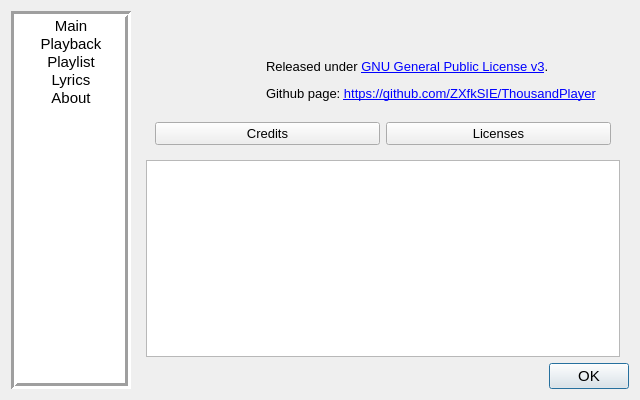
<?xml version="1.0" encoding="UTF-8"?>
<ui version="4.0">
 <class>TP_ConfigWindow</class>
 <widget class="QDialog" name="TP_ConfigWindow">
  <property name="geometry">
   <rect>
    <x>0</x>
    <y>0</y>
    <width>640</width>
    <height>400</height>
   </rect>
  </property>
  <property name="sizePolicy">
   <sizepolicy hsizetype="Fixed" vsizetype="Fixed">
    <horstretch>0</horstretch>
    <verstretch>0</verstretch>
   </sizepolicy>
  </property>
  <property name="minimumSize">
   <size>
    <width>640</width>
    <height>400</height>
   </size>
  </property>
  <property name="maximumSize">
   <size>
    <width>640</width>
    <height>400</height>
   </size>
  </property>
  <property name="font">
   <font>
    <pointsize>5</pointsize>
   </font>
  </property>
  <property name="windowTitle">
   <string>Config</string>
  </property>
  <layout class="QHBoxLayout" name="horizontalLayout">
   <item>
    <widget class="QListWidget" name="listWidget_Tab">
     <property name="sizePolicy">
      <sizepolicy hsizetype="Fixed" vsizetype="Expanding">
       <horstretch>0</horstretch>
       <verstretch>0</verstretch>
      </sizepolicy>
     </property>
     <property name="minimumSize">
      <size>
       <width>120</width>
       <height>0</height>
      </size>
     </property>
     <property name="maximumSize">
      <size>
       <width>120</width>
       <height>16777215</height>
      </size>
     </property>
     <property name="font">
      <font>
       <pointsize>11</pointsize>
      </font>
     </property>
     <property name="frameShape">
      <enum>QFrame::Box</enum>
     </property>
     <property name="frameShadow">
      <enum>QFrame::Sunken</enum>
     </property>
     <property name="lineWidth">
      <number>3</number>
     </property>
     <property name="verticalScrollBarPolicy">
      <enum>Qt::ScrollBarAlwaysOff</enum>
     </property>
     <property name="horizontalScrollBarPolicy">
      <enum>Qt::ScrollBarAlwaysOff</enum>
     </property>
     <property name="currentRow">
      <number>-1</number>
     </property>
     <item>
      <property name="text">
       <string>Main</string>
      </property>
      <property name="textAlignment">
       <set>AlignCenter</set>
      </property>
      <property name="flags">
       <set>ItemIsSelectable|ItemIsEnabled</set>
      </property>
     </item>
     <item>
      <property name="text">
       <string>Playback</string>
      </property>
      <property name="textAlignment">
       <set>AlignCenter</set>
      </property>
      <property name="flags">
       <set>ItemIsSelectable|ItemIsEnabled</set>
      </property>
     </item>
     <item>
      <property name="text">
       <string>Playlist</string>
      </property>
      <property name="textAlignment">
       <set>AlignCenter</set>
      </property>
      <property name="flags">
       <set>ItemIsSelectable|ItemIsEnabled</set>
      </property>
     </item>
     <item>
      <property name="text">
       <string>Lyrics</string>
      </property>
      <property name="textAlignment">
       <set>AlignCenter</set>
      </property>
      <property name="flags">
       <set>ItemIsSelectable|ItemIsEnabled</set>
      </property>
     </item>
     <item>
      <property name="text">
       <string>About</string>
      </property>
      <property name="textAlignment">
       <set>AlignCenter</set>
      </property>
      <property name="flags">
       <set>ItemIsSelectable|ItemIsEnabled</set>
      </property>
     </item>
    </widget>
   </item>
   <item>
    <widget class="QWidget" name="container_Right" native="true">
     <property name="minimumSize">
      <size>
       <width>50</width>
       <height>0</height>
      </size>
     </property>
     <layout class="QVBoxLayout" name="verticalLayout_8">
      <property name="leftMargin">
       <number>0</number>
      </property>
      <property name="topMargin">
       <number>0</number>
      </property>
      <property name="rightMargin">
       <number>0</number>
      </property>
      <property name="bottomMargin">
       <number>0</number>
      </property>
      <item>
       <widget class="QStackedWidget" name="stackedWidget">
        <property name="currentIndex">
         <number>4</number>
        </property>
        <widget class="QWidget" name="page_Main">
         <layout class="QVBoxLayout" name="verticalLayout_6">
          <property name="spacing">
           <number>12</number>
          </property>
          <item>
           <widget class="QWidget" name="container_XButtonSetting" native="true">
            <layout class="QHBoxLayout" name="horizontalLayout_10">
             <property name="leftMargin">
              <number>0</number>
             </property>
             <property name="topMargin">
              <number>0</number>
             </property>
             <property name="rightMargin">
              <number>0</number>
             </property>
             <property name="bottomMargin">
              <number>0</number>
             </property>
             <item>
              <widget class="QLabel" name="label_XButtonSetting">
               <property name="sizePolicy">
                <sizepolicy hsizetype="Preferred" vsizetype="Minimum">
                 <horstretch>0</horstretch>
                 <verstretch>0</verstretch>
                </sizepolicy>
               </property>
               <property name="font">
                <font>
                 <pointsize>10</pointsize>
                </font>
               </property>
               <property name="text">
                <string>When click the X button:</string>
               </property>
              </widget>
             </item>
             <item>
              <spacer name="horizontalSpacer">
               <property name="orientation">
                <enum>Qt::Horizontal</enum>
               </property>
               <property name="sizeHint" stdset="0">
                <size>
                 <width>40</width>
                 <height>20</height>
                </size>
               </property>
              </spacer>
             </item>
             <item>
              <widget class="QRadioButton" name="radioButton_ClickX_Quit">
               <property name="font">
                <font>
                 <pointsize>10</pointsize>
                </font>
               </property>
               <property name="text">
                <string>Quit the program</string>
               </property>
              </widget>
             </item>
             <item>
              <widget class="QRadioButton" name="radioButton_ClickX_MinimizeToTray">
               <property name="font">
                <font>
                 <pointsize>10</pointsize>
                </font>
               </property>
               <property name="text">
                <string>Minimize to system tray</string>
               </property>
              </widget>
             </item>
            </layout>
           </widget>
          </item>
          <item>
           <widget class="QGroupBox" name="groupBox_AudioInfoLabel">
            <property name="font">
             <font>
              <pointsize>11</pointsize>
             </font>
            </property>
            <property name="title">
             <string>Audio information label</string>
            </property>
            <layout class="QVBoxLayout" name="verticalLayout_7">
             <property name="leftMargin">
              <number>6</number>
             </property>
             <property name="topMargin">
              <number>6</number>
             </property>
             <property name="rightMargin">
              <number>0</number>
             </property>
             <property name="bottomMargin">
              <number>0</number>
             </property>
             <item>
              <widget class="QWidget" name="container_AudioInfoLabelFont" native="true">
               <layout class="QHBoxLayout" name="horizontalLayout_8">
                <property name="spacing">
                 <number>12</number>
                </property>
                <property name="topMargin">
                 <number>0</number>
                </property>
                <property name="bottomMargin">
                 <number>0</number>
                </property>
                <item>
                 <widget class="QLabel" name="label_CurrentAudioInfoLabelFont">
                  <property name="sizePolicy">
                   <sizepolicy hsizetype="Minimum" vsizetype="Preferred">
                    <horstretch>0</horstretch>
                    <verstretch>0</verstretch>
                   </sizepolicy>
                  </property>
                  <property name="font">
                   <font>
                    <pointsize>10</pointsize>
                   </font>
                  </property>
                  <property name="text">
                   <string>Current font:</string>
                  </property>
                  <property name="alignment">
                   <set>Qt::AlignLeading|Qt::AlignLeft|Qt::AlignVCenter</set>
                  </property>
                 </widget>
                </item>
                <item>
                 <widget class="QLabel" name="label_CurrentAudioInfoLabelFontExample">
                  <property name="sizePolicy">
                   <sizepolicy hsizetype="Expanding" vsizetype="Minimum">
                    <horstretch>0</horstretch>
                    <verstretch>0</verstretch>
                   </sizepolicy>
                  </property>
                  <property name="font">
                   <font>
                    <pointsize>10</pointsize>
                   </font>
                  </property>
                  <property name="text">
                   <string notr="true">Noto Sans CJK SC, 8pt</string>
                  </property>
                 </widget>
                </item>
                <item>
                 <widget class="QPushButton" name="pushButton_ChangeAudioInfoLabelFont">
                  <property name="sizePolicy">
                   <sizepolicy hsizetype="Minimum" vsizetype="Fixed">
                    <horstretch>0</horstretch>
                    <verstretch>0</verstretch>
                   </sizepolicy>
                  </property>
                  <property name="minimumSize">
                   <size>
                    <width>0</width>
                    <height>32</height>
                   </size>
                  </property>
                  <property name="maximumSize">
                   <size>
                    <width>16777215</width>
                    <height>32</height>
                   </size>
                  </property>
                  <property name="font">
                   <font>
                    <pointsize>10</pointsize>
                   </font>
                  </property>
                  <property name="text">
                   <string> Change Font </string>
                  </property>
                 </widget>
                </item>
               </layout>
              </widget>
             </item>
             <item>
              <widget class="QWidget" name="container_AudioInfoLabelInterval" native="true">
               <layout class="QHBoxLayout" name="horizontalLayout_9">
                <item>
                 <widget class="QLabel" name="label_AudioInfoLabelScrollingInterval">
                  <property name="font">
                   <font>
                    <pointsize>10</pointsize>
                   </font>
                  </property>
                  <property name="text">
                   <string>Time interval between scrolling the text:</string>
                  </property>
                 </widget>
                </item>
                <item>
                 <spacer name="horizontalSpacer_2">
                  <property name="orientation">
                   <enum>Qt::Horizontal</enum>
                  </property>
                  <property name="sizeHint" stdset="0">
                   <size>
                    <width>40</width>
                    <height>20</height>
                   </size>
                  </property>
                 </spacer>
                </item>
                <item>
                 <widget class="QSpinBox" name="spinBox_AudioInfoLabelScrollingInterval">
                  <property name="sizePolicy">
                   <sizepolicy hsizetype="Preferred" vsizetype="Preferred">
                    <horstretch>0</horstretch>
                    <verstretch>0</verstretch>
                   </sizepolicy>
                  </property>
                  <property name="font">
                   <font>
                    <pointsize>10</pointsize>
                   </font>
                  </property>
                  <property name="minimum">
                   <number>1</number>
                  </property>
                  <property name="maximum">
                   <number>99</number>
                  </property>
                  <property name="value">
                   <number>99</number>
                  </property>
                 </widget>
                </item>
                <item>
                 <widget class="QLabel" name="label_s">
                  <property name="sizePolicy">
                   <sizepolicy hsizetype="Minimum" vsizetype="Preferred">
                    <horstretch>0</horstretch>
                    <verstretch>0</verstretch>
                   </sizepolicy>
                  </property>
                  <property name="text">
                   <string>s</string>
                  </property>
                 </widget>
                </item>
               </layout>
              </widget>
             </item>
            </layout>
           </widget>
          </item>
          <item>
           <spacer name="verticalSpacer_3">
            <property name="orientation">
             <enum>Qt::Vertical</enum>
            </property>
            <property name="sizeHint" stdset="0">
             <size>
              <width>20</width>
              <height>40</height>
             </size>
            </property>
           </spacer>
          </item>
         </layout>
        </widget>
        <widget class="QWidget" name="page_Playback">
         <layout class="QVBoxLayout" name="verticalLayout_2">
          <property name="spacing">
           <number>6</number>
          </property>
          <property name="rightMargin">
           <number>0</number>
          </property>
          <property name="bottomMargin">
           <number>0</number>
          </property>
          <item>
           <widget class="QLabel" name="label_AudioDevice">
            <property name="sizePolicy">
             <sizepolicy hsizetype="Preferred" vsizetype="Fixed">
              <horstretch>0</horstretch>
              <verstretch>0</verstretch>
             </sizepolicy>
            </property>
            <property name="minimumSize">
             <size>
              <width>0</width>
              <height>20</height>
             </size>
            </property>
            <property name="maximumSize">
             <size>
              <width>16777215</width>
              <height>20</height>
             </size>
            </property>
            <property name="font">
             <font>
              <pointsize>10</pointsize>
             </font>
            </property>
            <property name="text">
             <string>Audio output device:</string>
            </property>
           </widget>
          </item>
          <item>
           <widget class="QComboBox" name="comboBox_AudioDevice">
            <property name="font">
             <font>
              <pointsize>10</pointsize>
             </font>
            </property>
           </widget>
          </item>
          <item>
           <widget class="QGroupBox" name="groupBox_ReplayGain">
            <property name="font">
             <font>
              <pointsize>11</pointsize>
             </font>
            </property>
            <property name="title">
             <string>ReplayGain</string>
            </property>
            <layout class="QVBoxLayout" name="verticalLayout_3">
             <property name="leftMargin">
              <number>6</number>
             </property>
             <property name="topMargin">
              <number>6</number>
             </property>
             <property name="rightMargin">
              <number>0</number>
             </property>
             <property name="bottomMargin">
              <number>0</number>
             </property>
             <item>
              <widget class="QWidget" name="container_ReplayGainMode" native="true">
               <property name="sizePolicy">
                <sizepolicy hsizetype="Preferred" vsizetype="Minimum">
                 <horstretch>0</horstretch>
                 <verstretch>0</verstretch>
                </sizepolicy>
               </property>
               <property name="minimumSize">
                <size>
                 <width>0</width>
                 <height>0</height>
                </size>
               </property>
               <property name="maximumSize">
                <size>
                 <width>16777215</width>
                 <height>16777215</height>
                </size>
               </property>
               <layout class="QHBoxLayout" name="horizontalLayout_4">
                <property name="spacing">
                 <number>6</number>
                </property>
                <property name="topMargin">
                 <number>3</number>
                </property>
                <property name="bottomMargin">
                 <number>3</number>
                </property>
                <item>
                 <widget class="QLabel" name="label_ReplayGainMode">
                  <property name="sizePolicy">
                   <sizepolicy hsizetype="Minimum" vsizetype="Minimum">
                    <horstretch>0</horstretch>
                    <verstretch>0</verstretch>
                   </sizepolicy>
                  </property>
                  <property name="minimumSize">
                   <size>
                    <width>140</width>
                    <height>20</height>
                   </size>
                  </property>
                  <property name="maximumSize">
                   <size>
                    <width>140</width>
                    <height>20</height>
                   </size>
                  </property>
                  <property name="font">
                   <font>
                    <pointsize>10</pointsize>
                   </font>
                  </property>
                  <property name="text">
                   <string>Mode:</string>
                  </property>
                  <property name="alignment">
                   <set>Qt::AlignRight|Qt::AlignTrailing|Qt::AlignVCenter</set>
                  </property>
                 </widget>
                </item>
                <item>
                 <widget class="QComboBox" name="comboBox_ReplayGainMode">
                  <property name="font">
                   <font>
                    <pointsize>10</pointsize>
                   </font>
                  </property>
                  <item>
                   <property name="text">
                    <string>Disable</string>
                   </property>
                  </item>
                  <item>
                   <property name="text">
                    <string>Track Gain first</string>
                   </property>
                  </item>
                  <item>
                   <property name="text">
                    <string>Album Gain first</string>
                   </property>
                  </item>
                 </widget>
                </item>
               </layout>
              </widget>
             </item>
             <item>
              <widget class="QWidget" name="container_PreAmp" native="true">
               <property name="font">
                <font>
                 <pointsize>10</pointsize>
                </font>
               </property>
               <layout class="QHBoxLayout" name="horizontalLayout_5">
                <property name="spacing">
                 <number>9</number>
                </property>
                <property name="topMargin">
                 <number>3</number>
                </property>
                <property name="bottomMargin">
                 <number>3</number>
                </property>
                <item>
                 <widget class="QLabel" name="label_PreAmp">
                  <property name="sizePolicy">
                   <sizepolicy hsizetype="Preferred" vsizetype="Fixed">
                    <horstretch>0</horstretch>
                    <verstretch>0</verstretch>
                   </sizepolicy>
                  </property>
                  <property name="minimumSize">
                   <size>
                    <width>140</width>
                    <height>0</height>
                   </size>
                  </property>
                  <property name="maximumSize">
                   <size>
                    <width>140</width>
                    <height>16777215</height>
                   </size>
                  </property>
                  <property name="font">
                   <font>
                    <pointsize>10</pointsize>
                   </font>
                  </property>
                  <property name="text">
                   <string>Pre-amplification:</string>
                  </property>
                  <property name="alignment">
                   <set>Qt::AlignRight|Qt::AlignTrailing|Qt::AlignVCenter</set>
                  </property>
                 </widget>
                </item>
                <item>
                 <widget class="QSlider" name="slider_PreAmp">
                  <property name="font">
                   <font>
                    <pointsize>10</pointsize>
                   </font>
                  </property>
                  <property name="minimum">
                   <number>-150</number>
                  </property>
                  <property name="maximum">
                   <number>150</number>
                  </property>
                  <property name="singleStep">
                   <number>1</number>
                  </property>
                  <property name="orientation">
                   <enum>Qt::Horizontal</enum>
                  </property>
                  <property name="tickPosition">
                   <enum>QSlider::TicksAbove</enum>
                  </property>
                  <property name="tickInterval">
                   <number>30</number>
                  </property>
                 </widget>
                </item>
                <item>
                 <widget class="QLabel" name="label_PreAmpValue">
                  <property name="sizePolicy">
                   <sizepolicy hsizetype="Fixed" vsizetype="Fixed">
                    <horstretch>0</horstretch>
                    <verstretch>0</verstretch>
                   </sizepolicy>
                  </property>
                  <property name="minimumSize">
                   <size>
                    <width>60</width>
                    <height>20</height>
                   </size>
                  </property>
                  <property name="maximumSize">
                   <size>
                    <width>60</width>
                    <height>20</height>
                   </size>
                  </property>
                  <property name="font">
                   <font>
                    <pointsize>10</pointsize>
                   </font>
                  </property>
                  <property name="text">
                   <string notr="true">0 dB</string>
                  </property>
                  <property name="alignment">
                   <set>Qt::AlignRight|Qt::AlignTrailing|Qt::AlignVCenter</set>
                  </property>
                 </widget>
                </item>
               </layout>
              </widget>
             </item>
             <item>
              <widget class="QWidget" name="container_DefaultReplayGain" native="true">
               <property name="font">
                <font>
                 <pointsize>10</pointsize>
                </font>
               </property>
               <layout class="QHBoxLayout" name="horizontalLayout_6">
                <property name="spacing">
                 <number>9</number>
                </property>
                <property name="topMargin">
                 <number>3</number>
                </property>
                <property name="bottomMargin">
                 <number>3</number>
                </property>
                <item>
                 <widget class="QLabel" name="label_DefaultReplayGain">
                  <property name="sizePolicy">
                   <sizepolicy hsizetype="Preferred" vsizetype="Fixed">
                    <horstretch>0</horstretch>
                    <verstretch>0</verstretch>
                   </sizepolicy>
                  </property>
                  <property name="minimumSize">
                   <size>
                    <width>140</width>
                    <height>0</height>
                   </size>
                  </property>
                  <property name="maximumSize">
                   <size>
                    <width>140</width>
                    <height>16777215</height>
                   </size>
                  </property>
                  <property name="font">
                   <font>
                    <pointsize>10</pointsize>
                   </font>
                  </property>
                  <property name="text">
                   <string>Default gain:</string>
                  </property>
                  <property name="alignment">
                   <set>Qt::AlignRight|Qt::AlignTrailing|Qt::AlignVCenter</set>
                  </property>
                 </widget>
                </item>
                <item>
                 <widget class="QSlider" name="slider_DefaultReplayGain">
                  <property name="font">
                   <font>
                    <pointsize>10</pointsize>
                   </font>
                  </property>
                  <property name="minimum">
                   <number>-150</number>
                  </property>
                  <property name="maximum">
                   <number>150</number>
                  </property>
                  <property name="orientation">
                   <enum>Qt::Horizontal</enum>
                  </property>
                  <property name="tickPosition">
                   <enum>QSlider::TicksAbove</enum>
                  </property>
                  <property name="tickInterval">
                   <number>30</number>
                  </property>
                 </widget>
                </item>
                <item>
                 <widget class="QLabel" name="label_DefaultReplayGainValue">
                  <property name="sizePolicy">
                   <sizepolicy hsizetype="Fixed" vsizetype="Fixed">
                    <horstretch>0</horstretch>
                    <verstretch>0</verstretch>
                   </sizepolicy>
                  </property>
                  <property name="minimumSize">
                   <size>
                    <width>60</width>
                    <height>20</height>
                   </size>
                  </property>
                  <property name="maximumSize">
                   <size>
                    <width>60</width>
                    <height>20</height>
                   </size>
                  </property>
                  <property name="font">
                   <font>
                    <pointsize>10</pointsize>
                   </font>
                  </property>
                  <property name="text">
                   <string notr="true">0 dB</string>
                  </property>
                  <property name="alignment">
                   <set>Qt::AlignRight|Qt::AlignTrailing|Qt::AlignVCenter</set>
                  </property>
                 </widget>
                </item>
               </layout>
              </widget>
             </item>
             <item>
              <widget class="QWidget" name="container_RsgainPath" native="true">
               <property name="font">
                <font>
                 <pointsize>10</pointsize>
                </font>
               </property>
               <layout class="QHBoxLayout" name="horizontalLayout_13">
                <property name="spacing">
                 <number>9</number>
                </property>
                <property name="topMargin">
                 <number>3</number>
                </property>
                <property name="bottomMargin">
                 <number>3</number>
                </property>
                <item>
                 <widget class="QLabel" name="label_RsgainPath">
                  <property name="sizePolicy">
                   <sizepolicy hsizetype="Preferred" vsizetype="Fixed">
                    <horstretch>0</horstretch>
                    <verstretch>0</verstretch>
                   </sizepolicy>
                  </property>
                  <property name="minimumSize">
                   <size>
                    <width>140</width>
                    <height>0</height>
                   </size>
                  </property>
                  <property name="maximumSize">
                   <size>
                    <width>140</width>
                    <height>16777215</height>
                   </size>
                  </property>
                  <property name="font">
                   <font>
                    <pointsize>10</pointsize>
                   </font>
                  </property>
                  <property name="text">
                   <string>&lt;html&gt;&lt;head/&gt;&lt;body&gt;&lt;p&gt;Path of &lt;a href=&quot;https://github.com/complexlogic/rsgain&quot;&gt;&lt;span style=&quot; text-decoration: underline; color:#0000ff;&quot;&gt;rsgain&lt;/span&gt;&lt;/a&gt;.exe:&lt;/p&gt;&lt;/body&gt;&lt;/html&gt;</string>
                  </property>
                  <property name="alignment">
                   <set>Qt::AlignRight|Qt::AlignTrailing|Qt::AlignVCenter</set>
                  </property>
                 </widget>
                </item>
                <item>
                 <widget class="QLineEdit" name="lineEdit_RsgainPath"/>
                </item>
                <item>
                 <widget class="QPushButton" name="pushButton_RsgainPath">
                  <property name="sizePolicy">
                   <sizepolicy hsizetype="Fixed" vsizetype="Fixed">
                    <horstretch>0</horstretch>
                    <verstretch>0</verstretch>
                   </sizepolicy>
                  </property>
                  <property name="minimumSize">
                   <size>
                    <width>32</width>
                    <height>32</height>
                   </size>
                  </property>
                  <property name="maximumSize">
                   <size>
                    <width>32</width>
                    <height>32</height>
                   </size>
                  </property>
                 </widget>
                </item>
               </layout>
              </widget>
             </item>
             <item>
              <spacer name="verticalSpacer">
               <property name="orientation">
                <enum>Qt::Vertical</enum>
               </property>
               <property name="sizeHint" stdset="0">
                <size>
                 <width>20</width>
                 <height>40</height>
                </size>
               </property>
              </spacer>
             </item>
            </layout>
           </widget>
          </item>
         </layout>
        </widget>
        <widget class="QWidget" name="page_Playlist">
         <layout class="QVBoxLayout" name="verticalLayout_4">
          <item>
           <widget class="QWidget" name="container_PlaylistFont" native="true">
            <layout class="QHBoxLayout" name="horizontalLayout_7">
             <property name="spacing">
              <number>12</number>
             </property>
             <property name="topMargin">
              <number>0</number>
             </property>
             <property name="bottomMargin">
              <number>0</number>
             </property>
             <item>
              <widget class="QLabel" name="label_CurrentPlaylistFont">
               <property name="sizePolicy">
                <sizepolicy hsizetype="Minimum" vsizetype="Preferred">
                 <horstretch>0</horstretch>
                 <verstretch>0</verstretch>
                </sizepolicy>
               </property>
               <property name="font">
                <font>
                 <pointsize>10</pointsize>
                </font>
               </property>
               <property name="text">
                <string>Current font:</string>
               </property>
               <property name="alignment">
                <set>Qt::AlignLeading|Qt::AlignLeft|Qt::AlignVCenter</set>
               </property>
              </widget>
             </item>
             <item>
              <widget class="QLabel" name="label_CurrentPlaylistFontExample">
               <property name="sizePolicy">
                <sizepolicy hsizetype="Expanding" vsizetype="Minimum">
                 <horstretch>0</horstretch>
                 <verstretch>0</verstretch>
                </sizepolicy>
               </property>
               <property name="font">
                <font>
                 <pointsize>10</pointsize>
                </font>
               </property>
               <property name="text">
                <string notr="true">Noto Sans CJK SC, 8pt</string>
               </property>
              </widget>
             </item>
             <item>
              <widget class="QPushButton" name="pushButton_ChangePlaylistFont">
               <property name="sizePolicy">
                <sizepolicy hsizetype="Minimum" vsizetype="Fixed">
                 <horstretch>0</horstretch>
                 <verstretch>0</verstretch>
                </sizepolicy>
               </property>
               <property name="minimumSize">
                <size>
                 <width>0</width>
                 <height>32</height>
                </size>
               </property>
               <property name="maximumSize">
                <size>
                 <width>16777215</width>
                 <height>32</height>
                </size>
               </property>
               <property name="font">
                <font>
                 <pointsize>10</pointsize>
                </font>
               </property>
               <property name="text">
                <string> Change Font </string>
               </property>
              </widget>
             </item>
            </layout>
           </widget>
          </item>
          <item>
           <spacer name="verticalSpacer_2">
            <property name="orientation">
             <enum>Qt::Vertical</enum>
            </property>
            <property name="sizeHint" stdset="0">
             <size>
              <width>20</width>
              <height>40</height>
             </size>
            </property>
           </spacer>
          </item>
         </layout>
        </widget>
        <widget class="QWidget" name="page_Lyrics">
         <layout class="QVBoxLayout" name="verticalLayout_9">
          <item>
           <widget class="QWidget" name="container_LyricsFont" native="true">
            <layout class="QHBoxLayout" name="horizontalLayout_11">
             <property name="spacing">
              <number>12</number>
             </property>
             <property name="topMargin">
              <number>0</number>
             </property>
             <property name="bottomMargin">
              <number>0</number>
             </property>
             <item>
              <widget class="QLabel" name="label_CurrentLyricsFont">
               <property name="sizePolicy">
                <sizepolicy hsizetype="Minimum" vsizetype="Preferred">
                 <horstretch>0</horstretch>
                 <verstretch>0</verstretch>
                </sizepolicy>
               </property>
               <property name="font">
                <font>
                 <pointsize>10</pointsize>
                </font>
               </property>
               <property name="text">
                <string>Current font:</string>
               </property>
               <property name="alignment">
                <set>Qt::AlignLeading|Qt::AlignLeft|Qt::AlignVCenter</set>
               </property>
              </widget>
             </item>
             <item>
              <widget class="QLabel" name="label_CurrentLyricsFontExample">
               <property name="sizePolicy">
                <sizepolicy hsizetype="Expanding" vsizetype="Minimum">
                 <horstretch>0</horstretch>
                 <verstretch>0</verstretch>
                </sizepolicy>
               </property>
               <property name="font">
                <font>
                 <pointsize>10</pointsize>
                </font>
               </property>
               <property name="text">
                <string notr="true">Noto Sans CJK SC, 8pt</string>
               </property>
              </widget>
             </item>
             <item>
              <widget class="QPushButton" name="pushButton_ChangeLyricsFont">
               <property name="sizePolicy">
                <sizepolicy hsizetype="Minimum" vsizetype="Fixed">
                 <horstretch>0</horstretch>
                 <verstretch>0</verstretch>
                </sizepolicy>
               </property>
               <property name="minimumSize">
                <size>
                 <width>0</width>
                 <height>32</height>
                </size>
               </property>
               <property name="maximumSize">
                <size>
                 <width>16777215</width>
                 <height>32</height>
                </size>
               </property>
               <property name="font">
                <font>
                 <pointsize>10</pointsize>
                </font>
               </property>
               <property name="text">
                <string> Change Font </string>
               </property>
              </widget>
             </item>
            </layout>
           </widget>
          </item>
          <item>
           <widget class="QWidget" name="container_JumpingTimeOffset" native="true">
            <layout class="QHBoxLayout" name="horizontalLayout_12">
             <property name="topMargin">
              <number>3</number>
             </property>
             <property name="bottomMargin">
              <number>3</number>
             </property>
             <item>
              <widget class="QLabel" name="label_JumpingTimeOffset">
               <property name="font">
                <font>
                 <pointsize>10</pointsize>
                </font>
               </property>
               <property name="text">
                <string>&lt;html&gt;&lt;head/&gt;&lt;body&gt;&lt;p&gt;Offset of jumping position&lt;/p&gt;&lt;p&gt;when double-clicking a lyric line:&lt;/p&gt;&lt;/body&gt;&lt;/html&gt;</string>
               </property>
              </widget>
             </item>
             <item>
              <spacer name="horizontalSpacer_3">
               <property name="orientation">
                <enum>Qt::Horizontal</enum>
               </property>
               <property name="sizeHint" stdset="0">
                <size>
                 <width>40</width>
                 <height>20</height>
                </size>
               </property>
              </spacer>
             </item>
             <item>
              <widget class="QSpinBox" name="spinBox_JumpingTimeOffset">
               <property name="font">
                <font>
                 <pointsize>10</pointsize>
                </font>
               </property>
               <property name="minimum">
                <number>-999</number>
               </property>
               <property name="maximum">
                <number>999</number>
               </property>
               <property name="singleStep">
                <number>10</number>
               </property>
              </widget>
             </item>
             <item>
              <widget class="QLabel" name="label_ms">
               <property name="font">
                <font>
                 <pointsize>10</pointsize>
                </font>
               </property>
               <property name="text">
                <string>ms</string>
               </property>
              </widget>
             </item>
            </layout>
           </widget>
          </item>
          <item>
           <spacer name="verticalSpacer_4">
            <property name="orientation">
             <enum>Qt::Vertical</enum>
            </property>
            <property name="sizeHint" stdset="0">
             <size>
              <width>20</width>
              <height>40</height>
             </size>
            </property>
           </spacer>
          </item>
         </layout>
        </widget>
        <widget class="QWidget" name="page_About">
         <layout class="QVBoxLayout" name="verticalLayout">
          <property name="leftMargin">
           <number>9</number>
          </property>
          <property name="topMargin">
           <number>0</number>
          </property>
          <property name="bottomMargin">
           <number>0</number>
          </property>
          <item>
           <widget class="QWidget" name="container_About" native="true">
            <layout class="QHBoxLayout" name="horizontalLayout_2">
             <property name="leftMargin">
              <number>9</number>
             </property>
             <property name="topMargin">
              <number>0</number>
             </property>
             <property name="rightMargin">
              <number>0</number>
             </property>
             <property name="bottomMargin">
              <number>0</number>
             </property>
             <item>
              <widget class="QLabel" name="label_Icon">
               <property name="sizePolicy">
                <sizepolicy hsizetype="Fixed" vsizetype="Fixed">
                 <horstretch>0</horstretch>
                 <verstretch>0</verstretch>
                </sizepolicy>
               </property>
               <property name="minimumSize">
                <size>
                 <width>96</width>
                 <height>96</height>
                </size>
               </property>
               <property name="maximumSize">
                <size>
                 <width>96</width>
                 <height>96</height>
                </size>
               </property>
              </widget>
             </item>
             <item>
              <widget class="QWidget" name="container_SoftInfo" native="true">
               <layout class="QVBoxLayout" name="verticalLayout_5">
                <property name="spacing">
                 <number>12</number>
                </property>
                <property name="topMargin">
                 <number>6</number>
                </property>
                <property name="rightMargin">
                 <number>0</number>
                </property>
                <property name="bottomMargin">
                 <number>6</number>
                </property>
                <item>
                 <widget class="QLabel" name="label_SoftName">
                  <property name="font">
                   <font>
                    <pointsize>16</pointsize>
                    <bold>true</bold>
                   </font>
                  </property>
                 </widget>
                </item>
                <item>
                 <widget class="QLabel" name="label_OtherInfo">
                  <property name="font">
                   <font>
                    <pointsize>1</pointsize>
                   </font>
                  </property>
                  <property name="text">
                   <string>&lt;html&gt;&lt;head/&gt;&lt;body&gt;&lt;p&gt;&lt;span style=&quot; font-size:10pt;&quot;&gt;Released under &lt;/span&gt;&lt;a href=&quot;https://www.gnu.org/licenses/gpl-3.0.html&quot;&gt;&lt;span style=&quot; font-size:10pt; text-decoration: underline; color:#0000ff;&quot;&gt;GNU General Public License v3&lt;/span&gt;&lt;/a&gt;&lt;span style=&quot; font-size:10pt;&quot;&gt;.&lt;/span&gt;&lt;/p&gt;&lt;p&gt;&lt;span style=&quot; font-size:10pt;&quot;&gt;Github page: &lt;/span&gt;&lt;a href=&quot;https://github.com/ZXfkSIE/ThousandPlayer&quot;&gt;&lt;span style=&quot; font-size:10pt; text-decoration: underline; color:#0000ff;&quot;&gt;https://github.com/ZXfkSIE/ThousandPlayer&lt;/span&gt;&lt;/a&gt;&lt;/p&gt;&lt;/body&gt;&lt;/html&gt;</string>
                  </property>
                 </widget>
                </item>
               </layout>
              </widget>
             </item>
            </layout>
           </widget>
          </item>
          <item>
           <widget class="QWidget" name="container_Buttons" native="true">
            <layout class="QHBoxLayout" name="horizontalLayout_3">
             <item>
              <widget class="QPushButton" name="pushButton_Credits">
               <property name="font">
                <font>
                 <pointsize>10</pointsize>
                </font>
               </property>
               <property name="text">
                <string>Credits</string>
               </property>
              </widget>
             </item>
             <item>
              <widget class="QPushButton" name="pushButton_Licenses">
               <property name="font">
                <font>
                 <pointsize>10</pointsize>
                </font>
               </property>
               <property name="text">
                <string>Licenses</string>
               </property>
              </widget>
             </item>
            </layout>
           </widget>
          </item>
          <item>
           <widget class="QTextBrowser" name="textBrowser">
            <property name="font">
             <font>
              <pointsize>11</pointsize>
             </font>
            </property>
            <property name="openExternalLinks">
             <bool>true</bool>
            </property>
           </widget>
          </item>
         </layout>
        </widget>
       </widget>
      </item>
      <item>
       <widget class="QDialogButtonBox" name="buttonBox_OK">
        <property name="font">
         <font>
          <pointsize>11</pointsize>
         </font>
        </property>
        <property name="standardButtons">
         <set>QDialogButtonBox::Ok</set>
        </property>
       </widget>
      </item>
     </layout>
    </widget>
   </item>
  </layout>
 </widget>
 <resources/>
 <connections/>
</ui>
